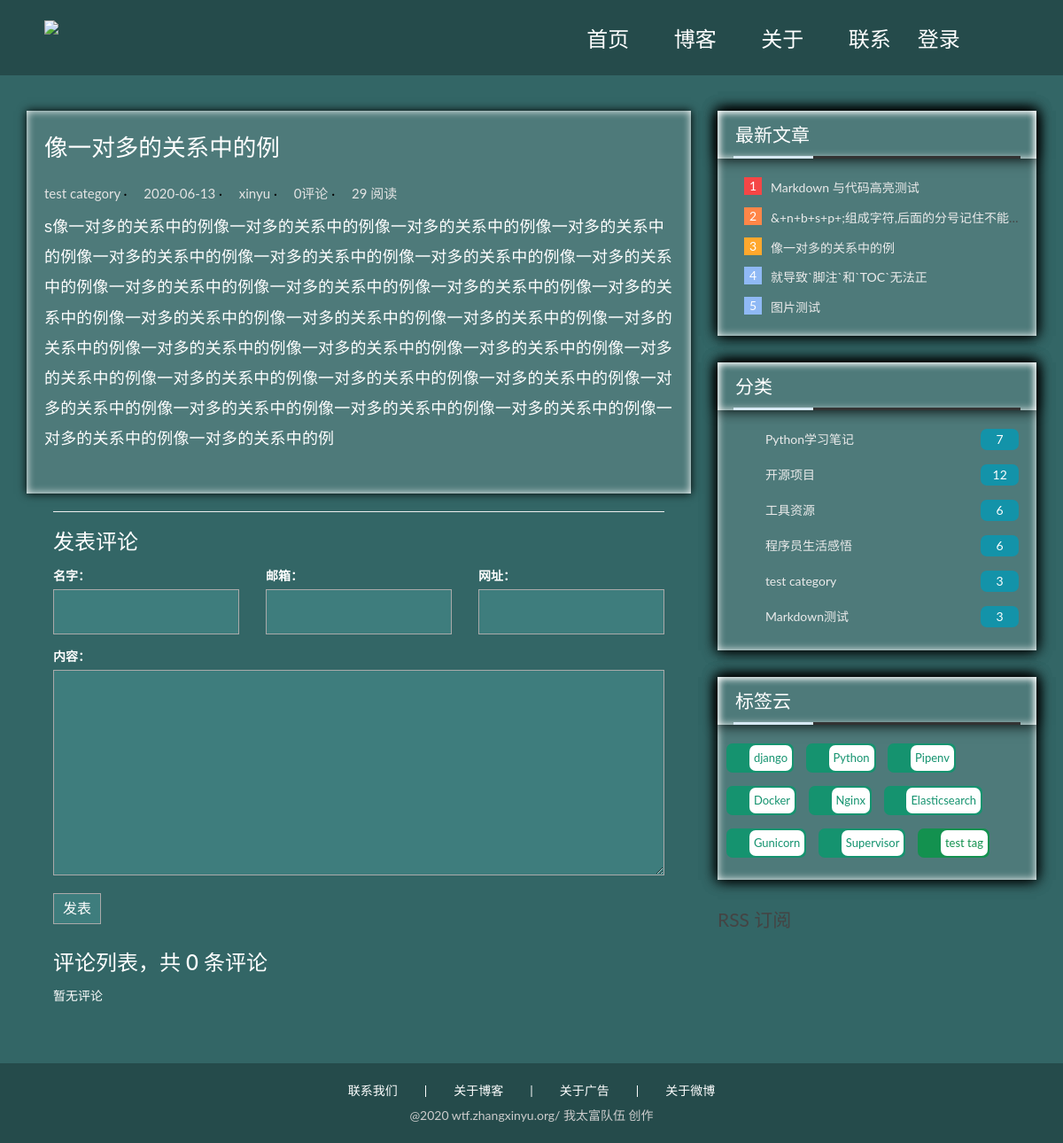
The page /posts/90/ on the database its author committed.
### web/models.py (models this page shows, shortened)
class Post(models.Model):
    title = models.CharField('标题', max_length=70)
    body = models.TextField('正文')
    created_time = models.DateTimeField('创建时间', default=timezone.now)
    modified_time = models.DateTimeField('修改时间')
    excerpt = models.CharField('摘要', max_length=200, blank=True)
    category = models.ForeignKey(Category, verbose_name='分类', on_delete=models.CASCADE)
    tags = models.ManyToManyField(Tag, verbose_name='标签', blank=True)
    author = models.ForeignKey(User, verbose_name='作者', on_delete=models.CASCADE)
    views = models.PositiveIntegerField(default=0, editable=False)
    stick = models.NullBooleanField('置顶')
    avatar = ProcessedImageField(
        verbose_name='标题图',
        upload_to='article/%Y%m%d',
        processors=[ResizeToFit(width=400)],
        format='JPEG',
        options={'quality': 100},
    )
    @property
    def toc(self):
        return self.rich_content.get("toc", "")
    @property
    def body_html(self):
        return self.rich_content.get("content", "")
    @cached_property
    def rich_content(self):
        return generate_rich_content(self.body)
    def save(self, *args, **kwargs):
        self.modified_time = timezone.now()
        super().save(*args, **kwargs)
        md = markdown.Markdown(extensions=[
            'markdown.extensions.extra',
            'markdown.extensions.codehilite',
        ])
        self.excerpt = strip_tags(md.convert(self.body))[:54]
        super().save(*args, **kwargs)
    class Meta:
        verbose_name = '文章'
        verbose_name_plural = verbose_name
        ordering = ['-created_time']
    def get_absolute_url(self):
        return reverse('web:detail', kwargs={'pk': self.pk})
    def increase_views(self):
        self.views += 1
        self.save(update_fields=['views'])

class Category(models.Model):
    name = models.CharField(max_length=100)
    class Meta:
        verbose_name = '分类'
        verbose_name_plural = verbose_name  # 定义别名

class Tag(models.Model):
    name = models.CharField(max_length=100)
    tagColor = models.CharField(max_length=20, default="#%06x" % random.randint(0, 0xFFFFFF))
    class Meta:
        verbose_name = '标签'
        verbose_name_plural = verbose_name

### web/views.py (the view)
# urls.py: path('posts/<int:pk>/', views.PostDetailView.as_view(), name='detail'),
class PostDetailView(DetailView):
    model = Post
    template_name ='web/detail.html'
    context_object_name = 'post'
    def get(self, request,*args,**kwargs):
        response = super(PostDetailView,self).get(request,*args,**kwargs)
        self.object.increase_views()
        return response

### comments/forms.py
class CommentForm(forms.ModelForm):
    class Meta:
        model = Comment
        fields = ['name', 'email', 'url', 'text']

### comments/templatetags/comments_extras.py (called while the page is built)
@register.inclusion_tag('comments/inclusions/_form.html', takes_context=True)
def show_comment_form(context, post, form=None):
    if form is None:
        form = CommentForm()
    return {
        'form': form,
        'post': post,
    }

@register.inclusion_tag('comments/inclusions/_list.html', takes_context=True)
def show_comments(context, post):
    comment_list = post.comment_set.all().order_by('-created_time')
    comment_count = comment_list.count()
    return {
        'comment_count': comment_count,
        'comment_list': comment_list,
    }

### web/models.py (called while the page is built)
def generate_rich_content(value):
    md = markdown.Markdown(
        extensions=[
            "markdown.extensions.extra",
            "markdown.extensions.codehilite",
            TocExtension(slugify=slugify),
        ]
    )
    content = md.convert(value)
    m = re.search(r'<div class="toc">\s*<ul>(.*)</ul>\s*</div>', md.toc, re.S)
    toc = m.group(1) if m is not None else ""
    return {"content": content, "toc": toc}

### web/templatetags/web_extras.py (called while the page is built)
@register.inclusion_tag('web/inclusions/recent_posts.html', takes_context=True)
def show_recent_posts(context, num=5):
    post_list = Post.objects.all().order_by('-views')[:num]
    color = ['#f54646','#ff8648','#ffa82d','#8fb9f5','#8fb9f5']
    colornum = ['1','2','3','4','5']
    array = zip(post_list,color,colornum)
    return {
        'array':array
    }

@register.inclusion_tag('web/inclusions/archives.html', takes_context=True)
def show_archives(context):
    return {
        'date_list': Post.objects.dates('created_time', 'month', order='DESC'),  # 定义归档函数
    }

@register.inclusion_tag('web/inclusions/categories.html', takes_context=True)
def show_categories(context):
    category_list = Category.objects.annotate(num_posts=Count('post')).filter(num_posts__gt=0)
    return {
        'category_list': category_list,
    }

@register.inclusion_tag('web/inclusions/_tags.html', takes_context=True)
def show_tags(context):
    tag_list = Tag.objects.annotate(num_posts=Count('post')).filter(num_posts__gt=0)
    return {
        'tag_list': tag_list,
    }

### templates/web/detail.html (shortened to what this page needs)
    <!DOCTYPE html>
{% extends 'base.html' %}
{% load comments_extras %}
                {% block main %}
                <article class ="post post-{{ post.pk }}"style="margin-top: 0px;">
                  <header class="entry-header">
                    <h1 class="entry-title">{{ post.title }}</h1>
                    <div class="entry-meta">
                      <span class="post-category"><a href="#">{{ post.category.name }}</a></span>
                      <span class="post-date"><a href="#"><time class="entry-date"
                                                                datetime="{{ post.created_time }}">{{ post.created_time }}</time></a></span>
                      <span class="post-author"><a href="#">{{ post.author }}</a></span>
                      <span class="comments-link"><a href="#comment-area">{{ post.comment_set.count }}评论</a></span>
                      <span class="views-count"><a href="#">{{ post.views }}  阅读</a></span>
                    </div>
                  </header>
                  <div class="entry-content1 clearfix">
                    {{ post.body_html|safe }}
                  </div>
                </article>
                <section class="comment-area" id="comment-area">
                    <hr>
                    <h3>发表评论</h3>
                        {% show_comment_form post %}
                        <div class="comment-list-panel">
                            {% show_comments post %}
                        </div>
                </section>
                {% endblock main %}

### templates/base.html (shortened to what this page needs)
    {% load static %}
    {% load web_extras %}
<html>
<head>
    <link href="https://cdn.bootcss.com/highlight.js/9.18.1/styles/atom-one-dark.min.css" rel="stylesheet">
    <link rel="stylesheet" href="https://code.ionicframework.com/ionicons/2.0.1/css/ionicons.min.css">
    <link rel="stylesheet" href="{% static 'web/css/bootstrap.min.css' %}">
    <link rel="stylesheet" href="{% static 'web/css/pace.css' %}">
    <link rel="stylesheet" href="{% static 'web/css/custom.css' %}">
</head>
<body id="single">
<div class="kaitou">
<div class="container">
    <header id="site-header">
        <div class="row">
            <div class="col-md-4 col-sm-5 col-xs-8">
                <div class="logo">
                    <img src="{% static 'web/img/logo.png' %}" style="height: 50px;">
                </div>
            </div>
            <div class="col-md-8 col-sm-7 col-xs-4">
                <nav class="main-nav" role="navigation">
                    <div class="collapse navbar-collapse" id="bs-example-navbar-collapse-1">
                                <ul class="nav navbar-nav navbar-right">
                                    <li class="cl-effect-8"><h4 class="glyphicon glyphicon-home"><a href="{% url 'web:index' %}" data-hover="首页"> 首页</a></h4></li>
                                    <li class="cl-effect-8"><h4 class="glyphicon glyphicon-book"><a href="{% url 'web:fullwidth' %}" data-hover="博客"> 博客</a></h4></li>
                                    <li class="cl-effect-8"><h4 class="glyphicon glyphicon-user"><a href="{% url 'web:about' %}" data-hover="关于"> 关于</a></h4></li>
                                    <li class="cl-effect-8"><h4 class="glyphicon glyphicon-phone"><a href="{% url 'web:contact' %}" data-hover="联系"> 联系</a></h4></li>
                            {% if user.is_authenticated %}
                            <li class="nav-item dropdown">
                                <a class="nav-link dropdown-toggle" href="#" id="navbarDropdown" role="button" data-toggle="dropdown" aria-haspopup="true" aria-expanded="false">
                                  {{ user.username }}
                                </a>
                                <div class="dropdown-menu" aria-labelledby="navbarDropdown">
                                  <a class="dropdown-item" href='{% url "userprofile:logout" %}'>退出登录</a>
                                </div>
                            </li>
                        {% else %}
                            <li class="nav-item">
                                <a class="nav-link" href="{% url 'userprofile:login' %}">登录</a>
                            </li>
                        {% endif %}
                        </ul>
                    </div>
                </nav>
            </div>
        </div>
      </div>
</div>
<div class="content-body">
    <div class="container">
        <div class="row">
            <main class="col-md-8">
                {% block main %}
                {% endblock main %}
            </main>
            <aside class="col-md-4">
                  {% show_recent_posts %}
                  {% show_categories %}
                  {% show_archives %}
                  {% show_tags %}
                <div class="rss">
                    <a href="{% url 'rss' %}"> RSS 订阅</a>
                </div>
<footer id="site-footer">
    <div class="container">
        <div class="row">
            <div class="footera col-md-12 ">
                <a href="{% url 'web:contact' %}" class="no_look">联系我们</a>|<a href="{% url 'web:index' %}">关于博客</a>|<a href="#">关于广告</a>|<a href="#" class="no_look">关于微博</a>
            </div>
            <div class="footerb col-md-12 ">
                @2020 wtf.zhangxinyu.org/ 我太富队伍 创作
            </div>
        </div>
    </div>
</footer>
<body>
</body>
</html>

### templates/comments/inclusions/_form.html (shortened to what this page needs)
<form action="{% url 'comments:comment' post.pk %}" method="post" class="comment-form">
  <div class="row">
    <div class="col-md-4">
      <label for="{{ form.name.id_for_label }}">{{ form.name.label }}：</label>
      {{ form.name }}
    </div>
    <div class="col-md-4">
      <label for="{{ form.email.id_for_label }}">{{ form.email.label }}：</label>
      {{ form.email }}
    </div>
    <div class="col-md-4">
      <label for="{{ form.url.id_for_label }}">{{ form.url.label }}：</label>
      {{ form.url }}
    </div>
    <div class="col-md-12">
      <label for="{{ form.text.id_for_label }}">{{ form.text.label }}：</label>
      {{ form.text }}
      <button type="submit" class="comment-btn">发表</button>
    </div>
  </div>
</form>

### templates/comments/inclusions/_list.html
<h3>评论列表，共 <span>{{ comment_count }}</span> 条评论</h3>
<ul class="comment-list list-unstyled">
  {% for comment in comment_list %}
    <li class="comment-item">
      <span class="nickname">{{ comment.name }}</span>
      <time class="submit-date" datetime="{{ comment.created_time }}">{{ comment.created_time }}</time>
      <div class="text">
        {{ comment.text|linebreaks }}
      </div>
    </li>
  {% empty %}
    暂无评论
  {% endfor %}
</ul>

### templates/web/inclusions/recent_posts.html (shortened to what this page needs)
<!DOCTYPE html>
<html lang="zh">
<head>
</head>
<body>
<div class="widgeta">
  <div class="widget widget-recent-posts">
    <div style="width: 100%;float: left;box-shadow: 0 0 15px #000000;">
      <div style="width: 100%;float: left;box-shadow: 0 0 10px #ffffff inset;">
        <h3 class="widget-title">最新文章</h3>
        <div style="height: 3px;width: 5%;float: left;"></div>
        <div style="height: 3px;width: 25%;float: left;background-color: #d7e9f5;"></div>
        <div style="height: 3px;width: 65%;float: left;background-color: #333;"></div>
        <div style="height: 3px;width: 5%;float: left;"></div>
      </div>
  </div>
  <div class="widgetb widgetb1">
    <ul>
      {% for post,one,num in array %}
        <li>
          <div style="background-color: {{ one }}">{{ num }}</div><a href="{{ post.get_absolute_url }}">{{ post.title}}</a>
        </li>
      {% empty %}
        暂无文章！
      {% endfor %}
    </ul>
  </div>
</div>
</div>
</body>
</html>

### templates/web/inclusions/categories.html (shortened to what this page needs)
<!DOCTYPE html>
<html lang="zh">
<head>
</head>
<body>
<div class="widgeta">
  <div class="widget widget-category">
    <div style="width: 100%;float: left;box-shadow: 0 0 15px #000000;">
      <div style="width: 100%;float: left;box-shadow: 0 0 10px #ffffff inset;">
        <h3 class="widget-title">分类</h3>
        <div style="height: 3px;width: 5%;float: left;"></div>
        <div style="height: 3px;width: 25%;float: left;background-color: #d7e9f5;"></div>
        <div style="height: 3px;width: 65%;float: left;background-color: #333;"></div>
        <div style="height: 3px;width: 5%;float: left;"></div>
      </div>
    </div>
  <div class="widgetb widgetb3">
  <ul>
    {% for category in category_list %}
      <li>
         <div>{{ category.num_posts }}</div><h5 class="glyphicon glyphicon-pushpin"></h5><a href="{% url 'web:category' category.pk %}">{{ category.name }}</a>
       </li>
    {% empty %}
      暂无分类！
    {% endfor %}
  </ul>
</div>
</div>
</div>
</body>
</html>

### templates/web/inclusions/archives.html (shortened to what this page needs)
</body>
</html>

### templates/web/inclusions/_tags.html (shortened to what this page needs)
<!DOCTYPE html>
<html lang="zh">
<head>
</head>
<body>
<div class="widgeta">
  <div class="widget widget-category1">
    <div style="width: 100%;float: left;box-shadow: 0 0 15px #000000;">
      <div style="width: 100%;float: left;box-shadow: 0 0 10px #ffffff inset;">
         <h3 class="widget-title">标签云</h3>
         <div style="height: 3px;width: 5%;float: left;"></div>
         <div style="height: 3px;width: 25%;float: left;background-color: #d7e9f5;"></div>
         <div style="height: 3px;width: 65%;float: left;background-color: #333;"></div>
         <div style="height: 3px;width: 5%;float: left;"></div>
        </div>
       </div>
      <div class="widgetb widgetb2">
  <ul>
    {% for tag in tag_list %}
      <li style="background-color:{{ tag.tagColor }};">
        <h5 class="glyphicon glyphicon-send"></h5><div>
          <a href="{% url 'web:tag' tag.pk %}" style="color:{{ tag.tagColor }} ;">{{ tag.name }}</a>
        </div>
      </li>
    {% empty %}
      暂无标签！
    {% endfor %}
  </ul>
</div>
</div>
</div>
</body>
</html>

### rows shown on the page
Post: title "像一对多的关系中的例", category.name "test category", created_time "2020-06-13", author "xinyu", comment_set.count "0", views "29", body_html "s像一对多的关系中的例像一对多的关系中的例像一对多的关系中的例像一对多的关系中的例像一对多的关系中的例像一对多的关系中的例像一对多的关系中的例像一对多的关系中的例像一对多的关系中的例像一对多的关系中的例像一对多的关系中的例像一对多的关系中的例像一对多的关系中的例像一对多的关系中的例像一对多的关系中的例像一对多的关系中的例像一对多的关系中的例像一对多的关系中的例像一对多的关系中的例像一对多的关系中的例像一对多的关系中的例像一对多的关系中的例像一对多的关系中的例像一对多的关系中的例像一对多的关系中的例像一对多的关系中的例像一对多的关系中的例像一对多的关系中的例像一对多的关系中的例", num "3"
Post: num "1", title "Markdown 与代码高亮测试"
Post: num "2", title "&+n+b+s+p+;组成字符,后面的分号记住不能…"
Post: num "4", title "就导致`脚注`和`TOC`无法正"
Post: num "5", title "图片测试"
Category: num_posts "7", name "Python学习笔记"
Category: num_posts "12", name "开源项目"
Category: num_posts "6", name "工具资源"
Category: num_posts "6", name "程序员生活感悟"
Category: num_posts "3", name "test category"
Category: num_posts "3", name "Markdown测试"
Tag: name "django"
Tag: name "Python"
Tag: name "Pipenv"
Tag: name "Docker"
Tag: name "Nginx"
Tag: name "Elasticsearch"
Tag: name "Gunicorn"
Tag: name "Supervisor"
Tag: name "test tag"

### other values the page prints
{{ comment_count }} "0"
